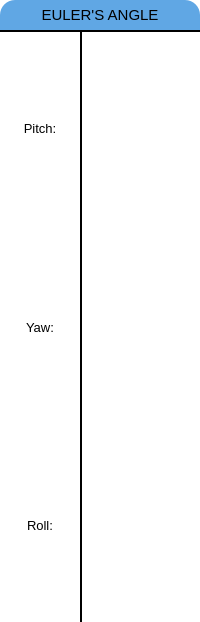
                        <widget class="QFrame" name="frame_16">
                         <property name="minimumSize">
                          <size>
                           <width>150</width>
                           <height>0</height>
                          </size>
                         </property>
                         <property name="maximumSize">
                          <size>
                           <width>16777215</width>
                           <height>16777215</height>
                          </size>
                         </property>
                         <property name="styleSheet">
                          <string notr="true">background:white;
border-radius: 15px;</string>
                         </property>
                         <property name="frameShape">
                          <enum>QFrame::StyledPanel</enum>
                         </property>
                         <property name="frameShadow">
                          <enum>QFrame::Raised</enum>
                         </property>
                         <layout class="QVBoxLayout" name="verticalLayout_59" stretch="0,1">
                          <property name="spacing">
                           <number>0</number>
                          </property>
                          <property name="leftMargin">
                           <number>0</number>
                          </property>
                          <property name="topMargin">
                           <number>0</number>
                          </property>
                          <property name="rightMargin">
                           <number>0</number>
                          </property>
                          <property name="bottomMargin">
                           <number>0</number>
                          </property>
                          <item>
                           <widget class="QLabel" name="label_39">
                            <property name="minimumSize">
                             <size>
                              <width>0</width>
                              <height>30</height>
                             </size>
                            </property>
                            <property name="font">
                             <font>
                              <pointsize>11</pointsize>
                             </font>
                            </property>
                            <property name="styleSheet">
                             <string notr="true">background:transparent;
background:#60A7E4;
border-top-left-radius: 15px;
border-top-right-radius: 15px;
border-bottom-left-radius: 0px;
border-bottom-right-radius: 0px;</string>
                            </property>
                            <property name="text">
                             <string>EULER'S ANGLE</string>
                            </property>
                            <property name="alignment">
                             <set>Qt::AlignCenter</set>
                            </property>
                           </widget>
                          </item>
                          <item>
                           <widget class="QFrame" name="frame_62">
                            <property name="styleSheet">
                             <string notr="true">border-top:1.5px solid black;
border-top-left-radius:0px;
border-top-right-radius:0px;</string>
                            </property>
                            <property name="frameShape">
                             <enum>QFrame::StyledPanel</enum>
                            </property>
                            <property name="frameShadow">
                             <enum>QFrame::Raised</enum>
                            </property>
                            <layout class="QHBoxLayout" name="horizontalLayout_49">
                             <property name="spacing">
                              <number>0</number>
                             </property>
                             <property name="leftMargin">
                              <number>0</number>
                             </property>
                             <property name="topMargin">
                              <number>0</number>
                             </property>
                             <property name="rightMargin">
                              <number>0</number>
                             </property>
                             <property name="bottomMargin">
                              <number>0</number>
                             </property>
                             <item>
                              <widget class="QFrame" name="frame_103">
                               <property name="styleSheet">
                                <string notr="true">background:transparent;
border-top-left-radius:0px;
border-top-right-radius:0px;
border-top:0px;</string>
                               </property>
                               <property name="frameShape">
                                <enum>QFrame::StyledPanel</enum>
                               </property>
                               <property name="frameShadow">
                                <enum>QFrame::Raised</enum>
                               </property>
                               <layout class="QVBoxLayout" name="verticalLayout_72">
                                <property name="leftMargin">
                                 <number>0</number>
                                </property>
                                <property name="topMargin">
                                 <number>0</number>
                                </property>
                                <property name="rightMargin">
                                 <number>0</number>
                                </property>
                                <property name="bottomMargin">
                                 <number>0</number>
                                </property>
                                <item>
                                 <widget class="QLabel" name="label_57">
                                  <property name="font">
                                   <font>
                                    <pointsize>10</pointsize>
                                   </font>
                                  </property>
                                  <property name="styleSheet">
                                   <string notr="true"/>
                                  </property>
                                  <property name="text">
                                   <string>Pitch:</string>
                                  </property>
                                  <property name="alignment">
                                   <set>Qt::AlignCenter</set>
                                  </property>
                                 </widget>
                                </item>
                                <item>
                                 <widget class="QLabel" name="label_58">
                                  <property name="font">
                                   <font>
                                    <pointsize>10</pointsize>
                                   </font>
                                  </property>
                                  <property name="text">
                                   <string>Yaw:</string>
                                  </property>
                                  <property name="alignment">
                                   <set>Qt::AlignCenter</set>
                                  </property>
                                 </widget>
                                </item>
                                <item>
                                 <widget class="QLabel" name="label_59">
                                  <property name="font">
                                   <font>
                                    <pointsize>10</pointsize>
                                   </font>
                                  </property>
                                  <property name="text">
                                   <string>Roll:</string>
                                  </property>
                                  <property name="alignment">
                                   <set>Qt::AlignCenter</set>
                                  </property>
                                 </widget>
                                </item>
                               </layout>
                              </widget>
                             </item>
                             <item>
                              <widget class="QFrame" name="frame_104">
                               <property name="sizePolicy">
                                <sizepolicy hsizetype="Preferred" vsizetype="Preferred">
                                 <horstretch>0</horstretch>
                                 <verstretch>0</verstretch>
                                </sizepolicy>
                               </property>
                               <property name="minimumSize">
                                <size>
                                 <width>105</width>
                                 <height>0</height>
                                </size>
                               </property>
                               <property name="maximumSize">
                                <size>
                                 <width>120</width>
                                 <height>16777215</height>
                                </size>
                               </property>
                               <property name="styleSheet">
                                <string notr="true">background:transparent;
border-top-left-radius:0px;
border-top-right-radius:0px;
border-bottom-left-radius:0px;
border-left:1.5px solid black;
border-top:0px;</string>
                               </property>
                               <property name="frameShape">
                                <enum>QFrame::StyledPanel</enum>
                               </property>
                               <property name="frameShadow">
                                <enum>QFrame::Raised</enum>
                               </property>
                               <layout class="QGridLayout" name="gridLayout_10">
                                <property name="leftMargin">
                                 <number>0</number>
                                </property>
                                <property name="topMargin">
                                 <number>0</number>
                                </property>
                                <property name="rightMargin">
                                 <number>0</number>
                                </property>
                                <property name="bottomMargin">
                                 <number>0</number>
                                </property>
                                <property name="horizontalSpacing">
                                 <number>0</number>
                                </property>
                                <property name="verticalSpacing">
                                 <number>7</number>
                                </property>
                                <item row="0" column="0">
                                 <widget class="QTextEdit" name="pitch">
                                  <property name="sizePolicy">
                                   <sizepolicy hsizetype="Preferred" vsizetype="Preferred">
                                    <horstretch>0</horstretch>
                                    <verstretch>0</verstretch>
                                   </sizepolicy>
                                  </property>
                                  <property name="minimumSize">
                                   <size>
                                    <width>0</width>
                                    <height>30</height>
                                   </size>
                                  </property>
                                  <property name="font">
                                   <font>
                                    <pointsize>10</pointsize>
                                   </font>
                                  </property>
                                  <property name="styleSheet">
                                   <string notr="true">background:transparent;
border-top:0px solid black;
border-left:0px;</string>
                                  </property>
                                  <property name="verticalScrollBarPolicy">
                                   <enum>Qt::ScrollBarAlwaysOff</enum>
                                  </property>
                                  <property name="horizontalScrollBarPolicy">
                                   <enum>Qt::ScrollBarAlwaysOff</enum>
                                  </property>
                                  <property name="readOnly">
                                   <bool>true</bool>
                                  </property>
                                 </widget>
                                </item>
                                <item row="1" column="0">
                                 <widget class="QTextEdit" name="yaw">
                                  <property name="sizePolicy">
                                   <sizepolicy hsizetype="Preferred" vsizetype="Preferred">
                                    <horstretch>0</horstretch>
                                    <verstretch>0</verstretch>
                                   </sizepolicy>
                                  </property>
                                  <property name="minimumSize">
                                   <size>
                                    <width>0</width>
                                    <height>30</height>
                                   </size>
                                  </property>
                                  <property name="font">
                                   <font>
                                    <pointsize>10</pointsize>
                                   </font>
                                  </property>
                                  <property name="styleSheet">
                                   <string notr="true">border-left:0px;
background:transparent;</string>
                                  </property>
                                  <property name="verticalScrollBarPolicy">
                                   <enum>Qt::ScrollBarAlwaysOff</enum>
                                  </property>
                                  <property name="horizontalScrollBarPolicy">
                                   <enum>Qt::ScrollBarAlwaysOff</enum>
                                  </property>
                                  <property name="readOnly">
                                   <bool>true</bool>
                                  </property>
                                 </widget>
                                </item>
                                <item row="2" column="0">
                                 <widget class="QTextEdit" name="roll">
                                  <property name="sizePolicy">
                                   <sizepolicy hsizetype="Preferred" vsizetype="Preferred">
                                    <horstretch>0</horstretch>
                                    <verstretch>0</verstretch>
                                   </sizepolicy>
                                  </property>
                                  <property name="minimumSize">
                                   <size>
                                    <width>0</width>
                                    <height>30</height>
                                   </size>
                                  </property>
                                  <property name="font">
                                   <font>
                                    <pointsize>10</pointsize>
                                   </font>
                                  </property>
                                  <property name="styleSheet">
                                   <string notr="true">border-left:0px;
background:transparent;</string>
                                  </property>
                                  <property name="verticalScrollBarPolicy">
                                   <enum>Qt::ScrollBarAlwaysOff</enum>
                                  </property>
                                  <property name="horizontalScrollBarPolicy">
                                   <enum>Qt::ScrollBarAlwaysOff</enum>
                                  </property>
                                  <property name="readOnly">
                                   <bool>true</bool>
                                  </property>
                                 </widget>
                                </item>
                               </layout>
                              </widget>
                             </item>
                            </layout>
                           </widget>
                          </item>
                         </layout>
                        </widget>
